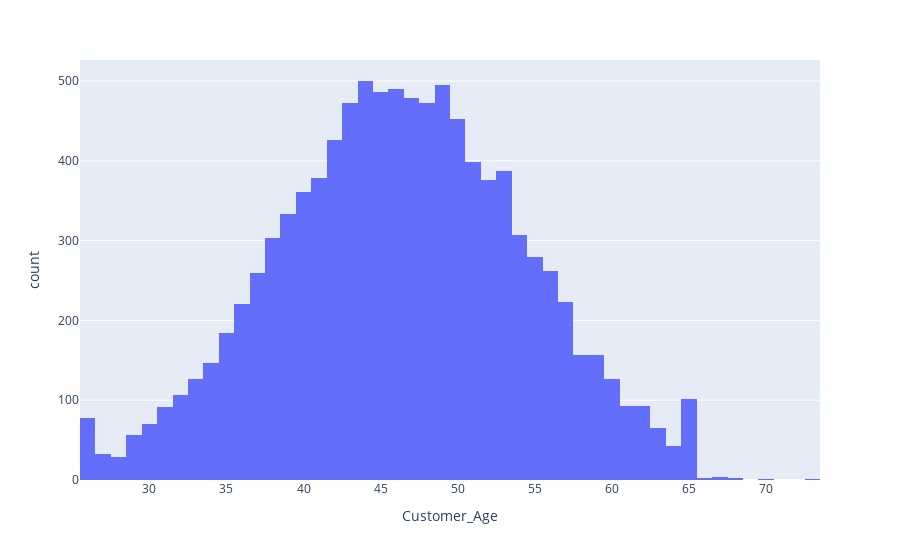

This figure's notebook cell:
### Markdown cell above
#Blue card owners are the most loyal customers.

### Code cell
import plotly.express as px

fig = px.histogram(df, x="Customer_Age")
fig.show()

### Figure 1 — Plotly figure (JSON) as saved in the notebook; plotly's stock layout.template omitted (floating-point values rounded to 4 significant figures; data arrays with more than 128 entries replaced by an {"elided": "..."} marker saying what was removed)
{"data": [{"bingroup": "x", "hovertemplate": "Customer_Age=%{x}<br>count=%{y}<extra></extra>", "legendgroup": "", "marker": {"color": "#636efa", "pattern": {"shape": ""}}, "name": "", "orientation": "v", "showlegend": false, "type": "histogram", "x": {"elided": "10127 int values"}, "xaxis": "x", "yaxis": "y"}], "layout": {"barmode": "relative", "legend": {"tracegroupgap": 0}, "margin": {"t": 60}, "xaxis": {"anchor": "y", "domain": [0, 1], "title": {"text": "Customer_Age"}}, "yaxis": {"anchor": "x", "domain": [0, 1], "title": {"text": "count"}}}}
